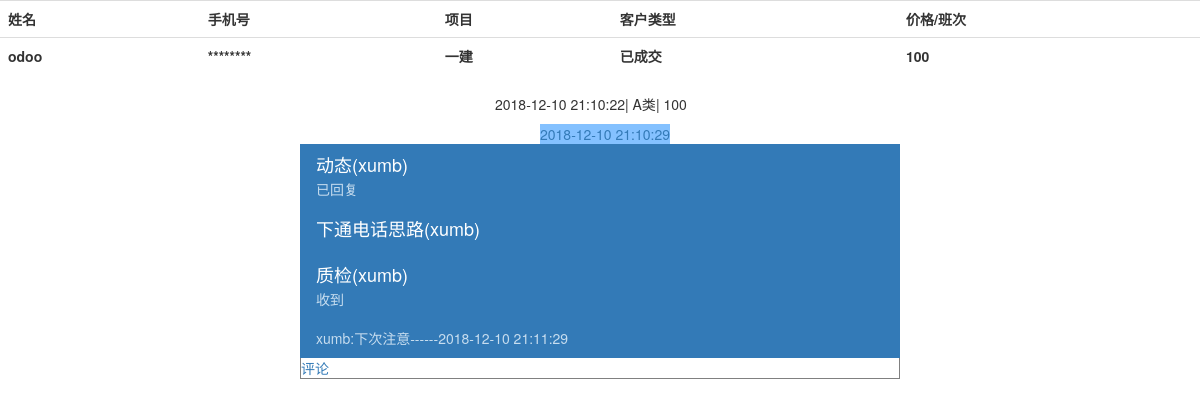
Screenshot of /pink/replay/1/ (signed in) with the database file from the repository.
### app/models.py (models this page shows)
class Customer(db.Model):
    __tablename__ = 'customer'
    id = db.Column(db.Integer,primary_key=True)
    c_name = db.Column(db.String())
    phone = db.Column(db.String())
    project = db.Column(db.String())
    genre = db.Column(db.String())
    sale_name = db.Column(db.String())
    price_banci = db.Column(db.String())
    date_time = db.Column(db.String())
    readed = db.Column(db.Boolean())
    pink = db.Column(db.String())
    sale_time = db.Column(db.String())
    pink_time = db.Column(db.String())

class Old_Active(db.Model):
    __tablename__ = 'old_active'
    id = db.Column(db.Integer,primary_key=True)
    cus_id = db.Column(db.Integer)
    old_genre = db.Column(db.String())
    old_banci = db.Column(db.String())
    date_time = db.Column(db.DateTime, default=datetime.now)

class SaleCustomerInfo(db.Model):
    __tablename__ = 'salecustomerinfo'
    id = db.Column(db.Integer,primary_key=True)
    c_name_id = db.Column(db.String())
    dongtai = db.Column(db.Text())
    next_phone = db.Column(db.Text())
    info = db.Column(db.Text())
    date_time = db.Column(db.Text())
    pink_date_time = db.Column(db.Text())
    pink = db.Column(db.String())
    sale_name = db.Column(db.String())

class Comment(db.Model):
    __tablename__ = 'comment'
    id = db.Column(db.Integer,primary_key=True)
    info_id = db.Column(db.Integer)
    c_name_id = db.Column(db.Integer)
    comment = db.Column(db.String())
    name = db.Column(db.String())
    date_time = db.Column(db.DateTime, default=datetime.now)

### app/pink.py (the view)
@pink.route('/replay/<id>/')
@login_required
def replay(id):
	pink = User.query.filter_by(username=current_user.username).first()
	cus = Customer.query.filter_by(id = id).first()
	sale_name = User.query.filter_by(username = cus.sale_name).first()
	if (pink.school=='') or ((sale_name.school in pink.school) and pink.group=='') or ((sale_name.school in pink.school)and pink.group ==sale_name.group):
		cus_info = SaleCustomerInfo.query.order_by(SaleCustomerInfo.id.desc()).filter_by(c_name_id = id)
		comments = Comment.query.filter_by(c_name_id = id)
		old_act = Old_Active.query.order_by(Old_Active.id.desc()).filter(Old_Active.cus_id==id)
		for comment in comments:
			if ReadComment.query.filter_by(cus_id = id,user = current_user.username,comment_id=comment.id).first()==None:
				read = ReadComment()
				read.cus_id = id
				read.user = current_user.username
				read.comment_id = comment.id
				db.session.add(read)
				db.session.commit()
		return render_template('replay.html',cus = cus,cus_info = cus_info,username = current_user.username,comments=comments,old_act=old_act)
	else:
		return '您不可以这样访问呦！！！'

### app/__init__.py (called while the page is built)
def time_split(time):
	time_str = str(time)
	return time_str[0:19]

### app/user.py (called while the page is built)
@loginmanager.user_loader
def load_user(id):
	return User.query.get(int(id))

### app/templates/replay.html (shortened to what this page needs)
<!DOCTYPE html>
<html>
    <head>
        <link rel="stylesheet" href="/static/css/x-admin.css" media="all">
        <link rel="stylesheet" href="/static/css/bootstrap.min.css">
    </head>
    <body>
<div  >
	<table class="table">
		<tr>
			<th>姓名</th>
			<th>手机号</th>
			<th>项目</th>
			<th>客户类型</th>
			<th>价格/班次</th>
		</tr>
		<tr>
			<td><strong>{{cus.c_name}}</strong></td>
			<td id="phone"><strong id="shouji" onclick="getphone({{cus.id}})" >********</strong></td>
			<td><strong>{{cus.project}}</strong></td>
			<td><strong>{{cus.genre}}</strong></td>
			<td><strong>{{cus.price_banci}}</strong></td>
		</tr>
	</table>
	</div>
<div style="width: 210px;margin: 0 auto;">
  {%for i in old_act%}
  <p>
  {{i.date_time|time_split}}|
  {{i.old_genre}}|
  {{i.old_banci}}
  </p>
  {%endfor%}
</div>
<div style="width: 600px;margin: 0 auto;">
{%for info in cus_info%}
<div >
	<a class="list-group" style="position: relative;left: 240px;background-color: #84C1FF;">{{info.date_time}}</a>
	<a class="list-group">
		<a class="list-group-item  active">
      {%if info.sale_name%}
    	<h4 class="list-group-item-heading">动态({{info.sale_name}})</h4>
      {%else%}
      <h4 class="list-group-item-heading">动态</h4>
      {%endif%}
    	<p class="list-group-item-text">{{info.dongtai}}</p>
  		</a>
	</a>
	<a class="list-group">
 		<a  class="list-group-item  active">
      {%if info.sale_name%}
      <h4 class="list-group-item-heading">下通电话思路({{info.sale_name}})</h4>
      {%else%}
      <h4 class="list-group-item-heading">下通电话思路</h4>
      {%endif%}
  		</a>
	</a>
	<a class="list-group">
  		<a  class="list-group-item  active">
    	{%if info.pink%}
      <h4 class="list-group-item-heading">质检({{info.pink}})</h4>
      {%else%}
      <h4 class="list-group-item-heading">质检</h4>
      {%endif%}
    	{%if info.info%}
      <p class="list-group-item-text">{{info.info}}</p>
    	{%else%}
    		<form action="{{url_for('pink.replay_info',id=info.id,search_d=search_d)}}" method="post">
      <textarea name="pink_info" cols="70" rows="3" class="form-control" ></textarea>
      <input type="submit" name="提交" value="回复" class="btn btn-primary" style="background-color: green;">
    </form>
    	{%endif%}
  		</a>
  {%for c in comments%}
    {%if c.info_id == info.id%}
  <a class="list-group">
    <a  class="list-group-item  active">
      <p class="list-group-item-text">{{c.name}}:{{c.comment}}------{{c.date_time|time_split}}</p>
      </a>
      </a>
      {%endif%}
    {%endfor%}
	</a>
  <div onclick="getcomment()" style="border-style: solid; border-width: 1px 1px;border-color: gray;width: 600px;margin: 0 auto;bottom: 50px;" placeholder="评论">
    <a id="comment_a"  style="display: block;">评论</a>
  </div>
</div>
{%endfor%}
	</div>
</body>
</html>

### rows the page displays
Customer: c_name "odoo", project "一建", genre "已成交", price_banci "100"
Old_Active: date_time "2018-12-10 21:10:22", old_genre "A类", old_banci "100"
SaleCustomerInfo: date_time "2018-12-10 21:10:29", sale_name "xumb", dongtai "已回复", pink "xumb", info "收到"
Comment: name "xumb", comment "下次注意", date_time "2018-12-10 21:11:29"
